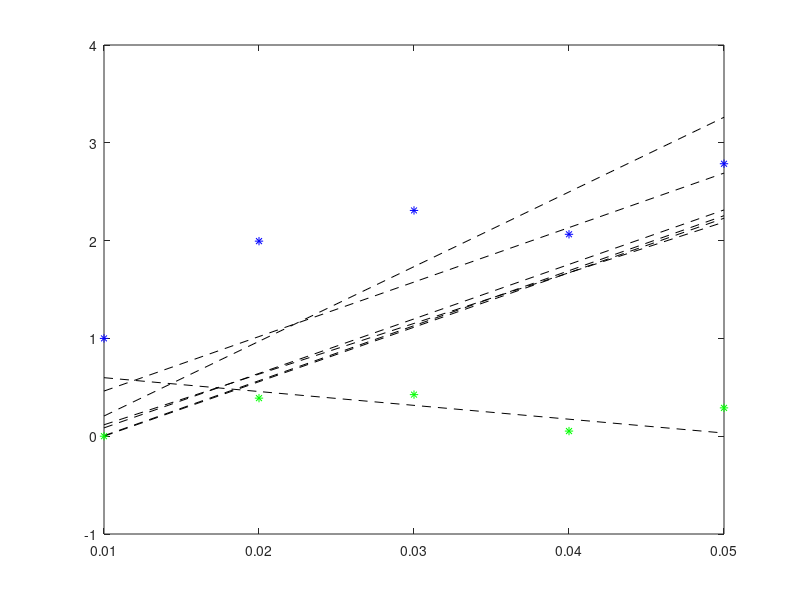
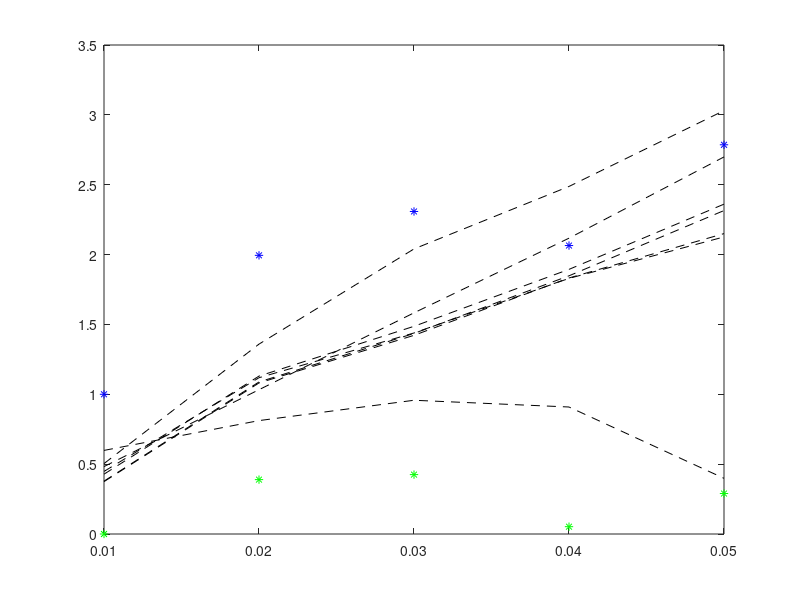

Here is the MATLAB script that generated these plots, in order:
%%%%%%%%%%%%%%%%%%%%%%%%%%%%%%%%%%%%%%%
%%%%% RANSAC 1D - Multiple Target %%%%%
%%%%%%%%%%%%%%%%%%%%%%%%%%%%%%%%%%%%%%%
% ----------------------------------- %
%          ALGORITHM OUTLINE          %
% ----------------------------------- %
% 0.1 Load measurements               %
% 0.2 Build constant matrices         %
% 1.  Make measurements into objects  %
%       (where each measurement has a %
%       .data,.t_step,.association)   %
% 2.  Build models for all measurement%
%       -s based on current time step %
%       measurements into a model     %
%       object vector                 %
% 3.0 Get rid of models that have the %
%       same initial and final inliers%
% 3.1 Choose model objects from vector%
%       that have a predefined number %
%       of associated measurements    %
% 4.  Apply KALMAN SMOOTHING to these %
%       models                        %
% 5. Delete associated measurements   %
%       from these models             %
%%%%%%%%%%%%%%%%%%%%%%%%%%%%%%%%%%%%%%%
clc; close all; clear all;
%% 0.1 Load measurements
data_file=load('1d_multTarg_ransac_data.mat');
t=data_file.t;      % Time array
dt=data_file.dt;    % Time step
trueModel = data_file.x;    % True state of target
y_k=data_file.y;    % Measurements: Cols 1-2
%y_k=data_file.y;    % Measurements: Columns 1-3 are true measurements. all other cols are from random noisy data

%% 0.2 Build constant matrices
% Define Constants
N = 5; % measurement window length
n = 2;  % # of states (2 because of position and velocity)
m = 1;  % # of states I'm measuring (1 because I'm just obtaining position data)

% Dynamic model definition for 1D model
x_k=zeros(2,N);     % Initial States
a = [0 1; 0 0];     % Continuous time system matrix
A = [1 dt; 0 1];    % Discretized system matrix
C = [1 0];          % Measurement matrix
Gk = (2*eye(2)+a*dt+a^2*dt^2/3+a^3*dt^3/12)*dt/2*[0;1]; % Measurements process noise matrix
Q = data_file.Qk;   % Continuous time process noise covariance
R = data_file.R;    % Continuous time measurement noise covariance
Qk= Gk*Q*Gk';       % State/Processing noise discretized

% Other matrix definitions
O=zeros(m*N,n);     % Matrix describing the expected measurement's evolution form initial state to subsequent time steps
G=zeros(m*N,n*N);   % Propagates the process noise 

% Build/Fill in Matrices
%---------O---------%
for i=1:N
    if i~=1
        O(i,:)=C*(A^(i-1));
    else
        O(i,:)=C;
    end
end
%---------G---------%
for i=1:m*N
    for j=1:n:n*N
        if (i==1 || j==1)
            G(i,j:j+n/2)=zeros(n,1);
        elseif (i==ceil(j/n))
            G(i,j:j+n/2)=C;
        elseif (i>j)
            G(i,j:j+n/2)=C*(A^(i-j));
        else
            G(i,j:j+n/2)=0;
        end
    end
end
%---------E---------%
Qblock=kron(eye(m*N),Qk);   % size=nNxnN
Rblock=kron(eye(m*N),R);    % size=mNxmN
E=G*Qblock*G'+Rblock;       % size=mNxmN

% Noise propagating portion;
noise_prop=inv(O'*inv(E)*O)*O'*inv(E); % size=nxN

%% 1.  Make measurements into objects %
%       (where each measurement has a %
%       .data,.t_step,.association)   %
meas = struct('data', cell(N, size(y_k,2)),...
    't_step', cell(N, size(y_k,2)),...
    'associated', cell(N, size(y_k,2)));
for kk=1:N
    for jj=1:size(y_k,2)
        meas(kk,jj).data = y_k(kk,jj);
        meas(kk,jj).t_step = kk;
        meas(kk,jj).associated = 0; % 0 = False
    end
end

%% 2. Build models for all measurement%
%       -s based on current time step %
%       measurements into a model     %
%       object vector                 %
tauR=.01;
%Build model array (M) based on each current data points
M=struct('model',cell((N-1)*size(meas,2)*size(meas(end,:),2),1),...
    'assocmeas',cell((N-1)*size(meas,2)*size(meas(end,:),2),1));
modelnum=1;
for currdp=1:size(meas(end,:),2)
    y_currmeas=meas(end,currdp).data;
    % Build a model with currdp with respect to each data point at each
    % time step but the current one
    for ii=1:(size(meas,1)-1)
        for jj=1:size(meas,2)
            currInliers=0;
            tStep1=meas(ii,jj).t_step;
            y_1=meas(ii,jj).data;
            x=noise_prop(:,[tStep1,meas(end,currdp).t_step])*[y_1;y_currmeas];
            M(modelnum).model=[M(modelnum).model,x];
            for qq=1:N %time steps
                for rr=1:size(meas,2) %number of measurements per time step
                    %%% SOMETHING IS WRONG WITH THIS DIFF CALCULATION %%%
                    m=x(2);
                    b=x(1);
                    y1=meas(qq,rr).data;        %Data point
                    x1=meas(qq,rr).t_step*dt;   %Data point
                    x2=(y1-x1/m-b)/(m-1/m);     %Model intersection point
                    y2=m*x2+b;                  %Model intersection point
                    diff=sqrt((y2-y1)^2+(x2-x1)^2);
                    %diff=abs((x(1)+x(2)*dt*(qq-1))-meas(qq,rr).data);
                    if(diff<=tauR)
                        M(modelnum).assocmeas=[M(modelnum).assocmeas,meas(qq,rr)];
                        currInliers=currInliers+1;
                    end
                end
            end
            modelnum=modelnum+1;
        end    
    end
end
modelnum=modelnum-1;

%% 3.0 Get rid of models that have the same initial and final inliers
eq_models=[];
currMod=1;
while(currMod<=size(M,1))
    if(size([M(currMod).assocmeas])>=1)
        [tstep_init, idx_init]=min([M(currMod).assocmeas.t_step]);
        inl_init_val=[M(currMod).assocmeas(idx_init).data];
        [tstep_fin, idx_fin] =max([M(currMod).assocmeas.t_step]);  
        inl_fin_val=[M(currMod).assocmeas(idx_fin).data];
        chckMod=1;
        while(chckMod<=size(M,1))
            %%Check inliers
            if(size([M(chckMod).assocmeas])>=1)
                [temp_tstep_init, temp_idx_init]=min([M(chckMod).assocmeas.t_step]);
                temp_inl_init_val=[M(chckMod).assocmeas(temp_idx_init).data];
                [temp_tstep_fin, temp_idx_fin] =max([M(chckMod).assocmeas.t_step]);  
                temp_inl_fin_val=[M(chckMod).assocmeas(temp_idx_fin).data];
                if((temp_tstep_init==tstep_init)&&(temp_inl_init_val==inl_init_val)&&...
                        (temp_tstep_fin==tstep_fin)&&(temp_inl_fin_val==inl_fin_val))
                    idx=find(eq_models==chckMod);
                    if(size(idx,2)==0)
                        M(chckMod)=[];
                        eq_models(end+1)=chckMod;
                    end
                end
            end
            chckMod=chckMod+1;
        end
    end
    currMod=currMod+1;
end

%% 3.1 Choose model objects from vector%
%       that have a predefined number %
%       of associated measurements    %
best_model.model=[];
best_model.assocmeas=[];
numbestmodels=0;
for ii=1:size(M,1)
    if (size(M(ii).assocmeas,2)>floor(N/2))
        numbestmodels=numbestmodels+1;
        best_model(numbestmodels).model=M(ii).model;
        best_model(numbestmodels).assocmeas=M(ii).assocmeas;
    end
end
%% Plot model on top of noisy data
model=zeros(size([best_model.model],2),size(t,2));
for ii=1:size([best_model.model],2)
    curr_best_model=best_model(ii).model;
    model(ii,:)=curr_best_model(1)+curr_best_model(2)*t;
end
clf;
figure(1);
for ii=1:size(model,1)
    plot(t(1,1:N),model(ii,1:N),'k--'); hold on;
end
plot(t(1,1:N),y_k(1:N,1),'b*'); hold on;
plot(t(1,1:N),y_k(1:N,2),'g*'); hold on;
%plot(t(1,1:N),y_k(1:N,3),'m.'); hold on;
%plot(t(1,1:N),y_k(1:N,4),'r.'); hold off;
%legend('Model','True data','Noise');
%pause(5)
%savefig('1d_1targ_ransac_comparison');
%close(gcf);
%% 4. Apply KALMAN SMOOTHING to these %
%       models                        %
P=inv(O'*inv(E)*O); % Error of covariance from paper
x_hat=zeros(n,N,size([best_model.model],2));
for ii=1:size([best_model.model],2) %Loop for each model
    curr_best_model=best_model(ii).model;
    x_hat(:,:,ii)=[curr_best_model(1)+curr_best_model(2)*t(1,1:N);curr_best_model(2)*ones(1,N)];
    for k=1:N %Loop through each time step (all time steps in time horizon) 
        if k~=1
            x_hat(:,k,ii)=A*x_hat(:,k-1,ii);
            P_new=A*P*A'+Qk;
        else
            P_new=P;
        end
        mod_inl=find([best_model(ii).assocmeas.t_step]==k);
        for j=1:size(mod_inl,2) %Each measurement inside model @ curr t_step
            L=P_new*C'*inv(R+C*P_new*C');
            P_new=(eye(n)-L*C)*P_new;
            x_hat(:,k,ii)=x_hat(:,k,ii)+L*(y_k(k,j)-C*x_hat(:,k,ii));
        end
    end
end

%% Plot smoothed model on top of noisy data
%clf;
figure(2);
for ii=1:size(x_hat,3)
    plot(t(1,1:N),x_hat(1,1:N,ii),'k--'); hold on;
end
plot(t(1,1:N),y_k(1:N,1),'b*'); hold on;
plot(t(1,1:N),y_k(1:N,2),'g*'); hold on;
%plot(t(1,1:N),y_k(1:N,3),'m.'); hold on;
%plot(t(1,1:N),y_k(1:N,4),'r.'); hold off;
%legend('Model','True data','Noise');
%pause(5)
%savefig('1d_1targ_ransac_spread_smoothed');
%close(gcf);

%% 5. Delete associated measurements  %
%       from these models             %

